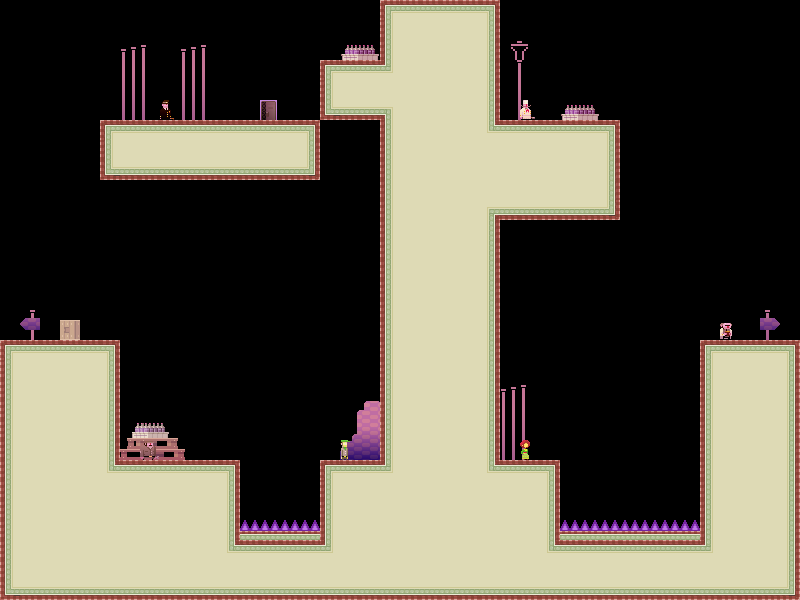

A 2D game scene composited from a Tiled map and its tileset images. What follows is a short description and the map's XML, with each tile layer's data collapsed to a summary:
An orthogonal 40x30 tile map with 20x20 px tiles, 3 tile layers (bg, bg2, dontAutoLoad_sprites) and 14 objects.

<map version="1.0" orientation="orthogonal" width="40" height="30" tilewidth="20" tileheight="20">
 <tileset firstgid="1" name="tiles_sydney" tilewidth="20" tileheight="20">
  <image source="../Art/tiles_sydney.png" width="400" height="400" />
  <terraintypes>
   <terrain name="regularBlocks" tile="-1" />
  </terraintypes>
  <tile id="8" terrain=",,,0" />
  <tile id="9" terrain=",,0,0" />
  <tile id="10" terrain=",,0,0" />
  <tile id="11" terrain=",,0,0" />
  <tile id="12" terrain=",,0,0" />
  <tile id="13" terrain=",,0,0" />
  <tile id="14" terrain=",,0," />
  <tile id="15" terrain="0,0,0," />
  <tile id="16" terrain="0,0,,0" />
  <tile id="28" terrain=",0,,0" />
  <tile id="34" terrain="0,,0," />
  <tile id="35" terrain="0,,0,0" />
  <tile id="36" terrain=",0,0,0" />
  <tile id="48" terrain=",0,,0" />
  <tile id="54" terrain="0,,0," />
  <tile id="68" terrain=",0,,0" />
  <tile id="74" terrain="0,,0," />
  <tile id="88" terrain=",0,,0" />
  <tile id="94" terrain="0,,0," />
  <tile id="108" terrain=",0,,0" />
  <tile id="114" terrain="0,,0," />
  <tile id="128" terrain=",0,," />
  <tile id="129" terrain="0,0,," />
  <tile id="130" terrain="0,0,," />
  <tile id="131" terrain="0,0,," />
  <tile id="132" terrain="0,0,," />
  <tile id="133" terrain="0,0,," />
  <tile id="134" terrain="0,,," />
  <tile id="194" terrain="0,0,0,0" />
  <tile id="356">
   <properties>
    <property name="LargeCrate" value="" />
   </properties>
  </tile>
  <tile id="380">
   <properties>
    <property name="Andre" value="" />
   </properties>
  </tile>
  <tile id="381">
   <properties>
    <property name="Liselot" value="" />
   </properties>
  </tile>
  <tile id="382">
   <properties>
    <property name="Amsterdaam" value="" />
   </properties>
  </tile>
  <tile id="383">
   <properties>
    <property name="Worker" value="" />
   </properties>
  </tile>
  <tile id="384">
   <properties>
    <property name="Inspector" value="" />
   </properties>
  </tile>
  <tile id="385">
   <properties>
    <property name="Chef" value="" />
   </properties>
  </tile>
  <tile id="386">
   <properties>
    <property name="Exit" value="" />
   </properties>
  </tile>
  <tile id="387">
   <properties>
    <property name="Trampoline" value="" />
   </properties>
  </tile>
  <tile id="388">
   <properties>
    <property name="SmallCrate" value="" />
   </properties>
  </tile>
  <tile id="389">
   <properties>
    <property name="SugarBag" value="" />
   </properties>
  </tile>
 </tileset>
 <layer name="bg" width="40" height="30">
  <data>[1200 cells, 523 non-empty, 30 distinct tile ids]</data>
 </layer>
 <layer name="bg2" width="40" height="30">
  <data>[1200 cells, 58 non-empty, 40 distinct tile ids]</data>
 </layer>
 <objectgroup name="boxes" width="40" height="30">
  <object x="380" y="0" width="120" height="600" />
  <object x="0" y="340" width="120" height="260" />
  <object x="120" y="460" width="120" height="140" />
  <object x="240" y="540" width="140" height="60" />
  <object x="320" y="460" width="60" height="80" />
  <object x="500" y="460" width="60" height="80" />
  <object x="500" y="540" width="300" height="60" />
  <object x="700" y="340" width="100" height="200" />
  <object x="500" y="120" width="120" height="100" />
  <object x="640" y="120">
   <polyline points="0,0 0,160" />
  </object>
  <object x="320" y="60" width="60" height="60" />
  <object x="100" y="120" width="220" height="60" />
 </objectgroup>
 <layer name="dontAutoLoad_sprites" width="40" height="30">
  <data>[1200 cells, 8 non-empty, 8 distinct tile ids]</data>
 </layer>
 <objectgroup name="dontAutoLoad_death" width="40" height="30">
  <object x="240" y="520" width="80" height="20" />
  <object x="560" y="520" width="140" height="20" />
 </objectgroup>
</map>
